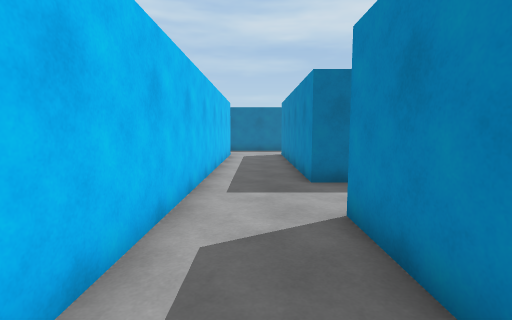
[1] (above)

18 first-person views from a walk through a scene from a Unity 3-D project. The camera is 1.4 m above the floor, tilts 6° down and sees 85° across. The floor is counted in squares, 1 m on a side. Each view is taken from the middle of a square. On the plan, view 1 faces up. The plan holds only what a view shows up to about 14 squares ahead; the rest is blank.

[2]
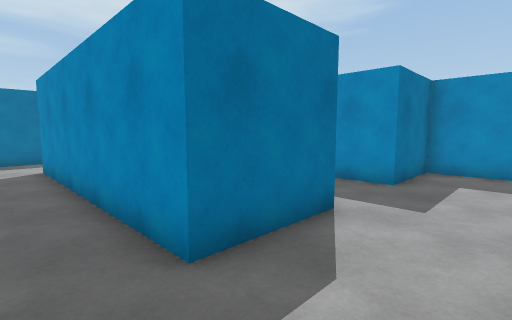

[3]
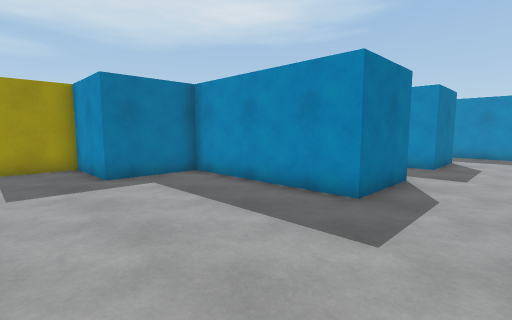

[4]
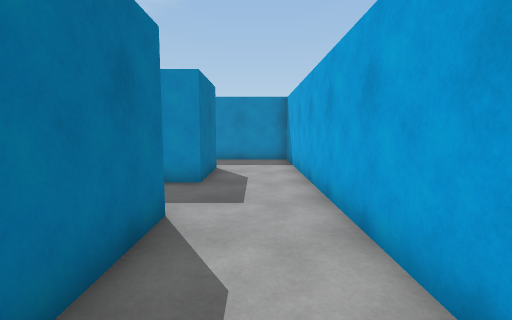

[5]
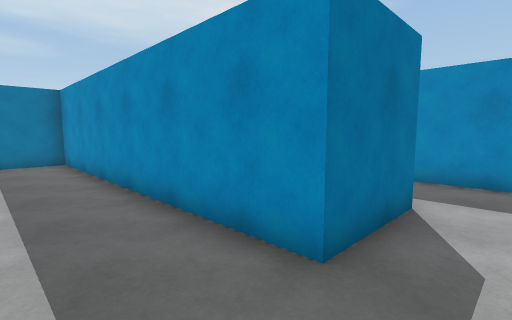

[6]
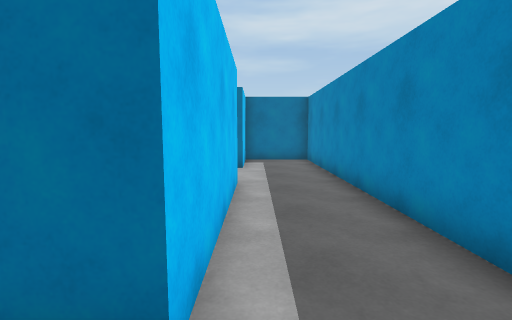

[7]
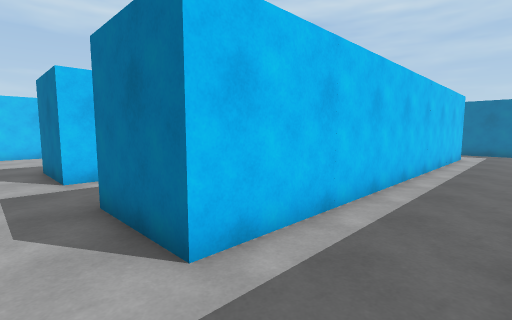

[8]
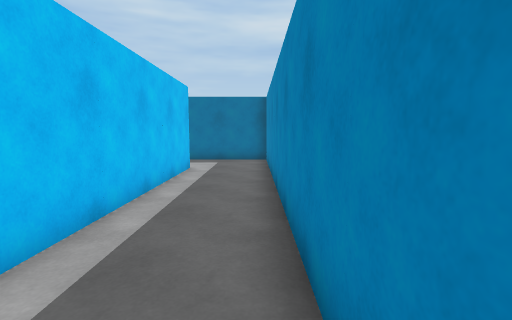

[9]
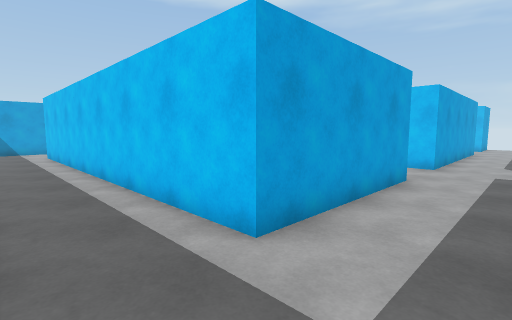

[10]
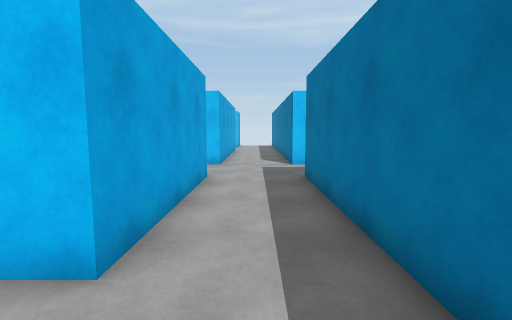

[11]
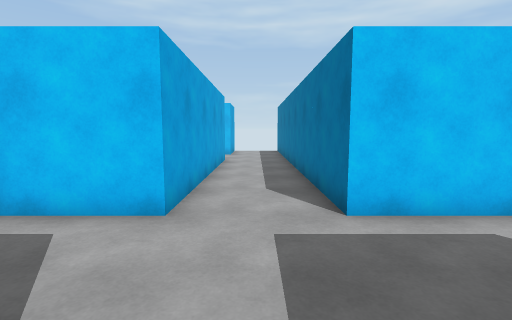

[12]
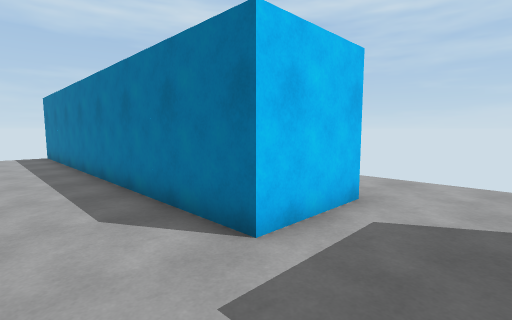

[13]
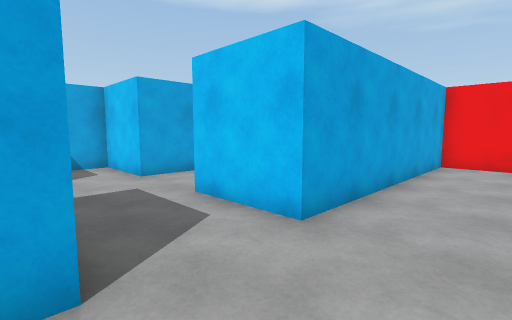

[14]
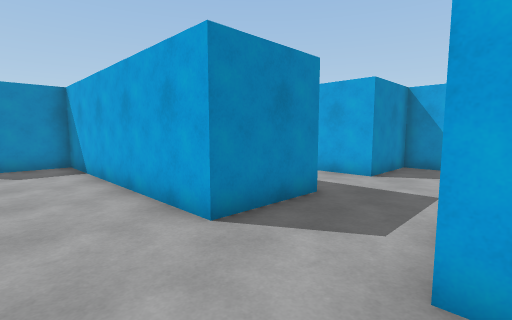

[15]
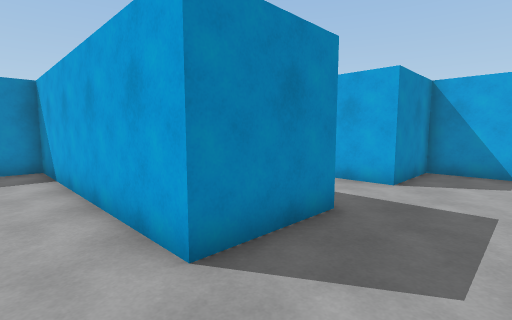

[16]
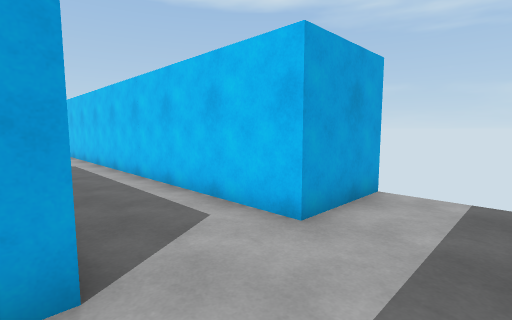

[17]
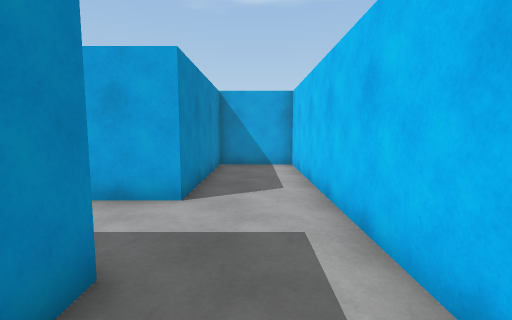

[18]
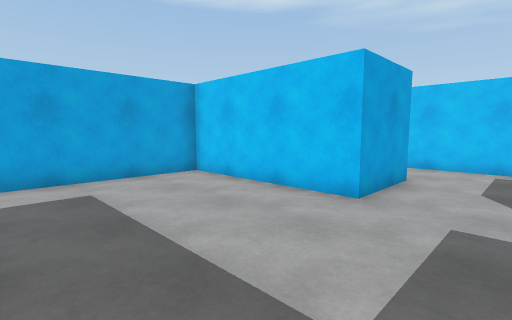

### Floor plan
Points are (right, up) in squares from view 1. A wall is a line through its corners. A room is listed if a view was taken in it or the views show most of it. See-through windows are left out.
Room 1 (views 1, 2, 3, 4, 5, 6, 7, 8, 9, 10, 11, 12, 13, 14, 15, 16, 17, 18)
walls: (13.5, 7.5) (13.5, 1.5) (10.5, 1.5) (10.5, 7.5) (7.5, 7.5) (7.5, 10.5) (5.4, 10.5); (13.5, 13.1) (13.5, 10.8); (4.6, 7.5) (1.5, 7.5) (1.5, 16.5) (10.5, 16.5) (10.5, 13.5) (13.5, 13.5) (13.5, 16.5) (19.5, 16.5) (19.5, 1.5) (16.5, 1.5) (16.5, 13.5) (13.5, 13.5); (22.5, 6.5) (22.5, 18.6); (22.6, 19.5) (13.5, 19.5) (13.5, 22.5) (22.5, 22.5) (22.5, 24.5); (-4.6, 16.5) (-1.5, 16.5) (-1.5, -1.5) (1.5, -1.5) (1.5, 4.5) (4.5, 4.5) (4.5, -1.5) (22.5, -1.5) (22.5, 2.4); (1.5, 24.5) (1.5, 22.5) (10.5, 22.5) (10.5, 19.5) (-4.4, 19.5)

Positions as (right, up) in squares from view 1, and headings:
1: (0, 0), facing up
2: (0, 5), facing up-right
3: (5, -1), facing up-right
4: (9, 0), facing right
5: (14, 0), facing up-right
6: (14, 0), facing up
7: (22, 0), facing up-left
8: (22, 6), facing up
9: (22, 19), facing down-left
10: (22, 18), facing left
11: (15, 18), facing left
12: (13, 17), facing up-left
13: (14, 25), facing down-left
14: (10, 25), facing down-right
15: (11, 24), facing down-right
16: (2, 19), facing down-left
17: (0, 10), facing down
18: (10, 7), facing down-left
